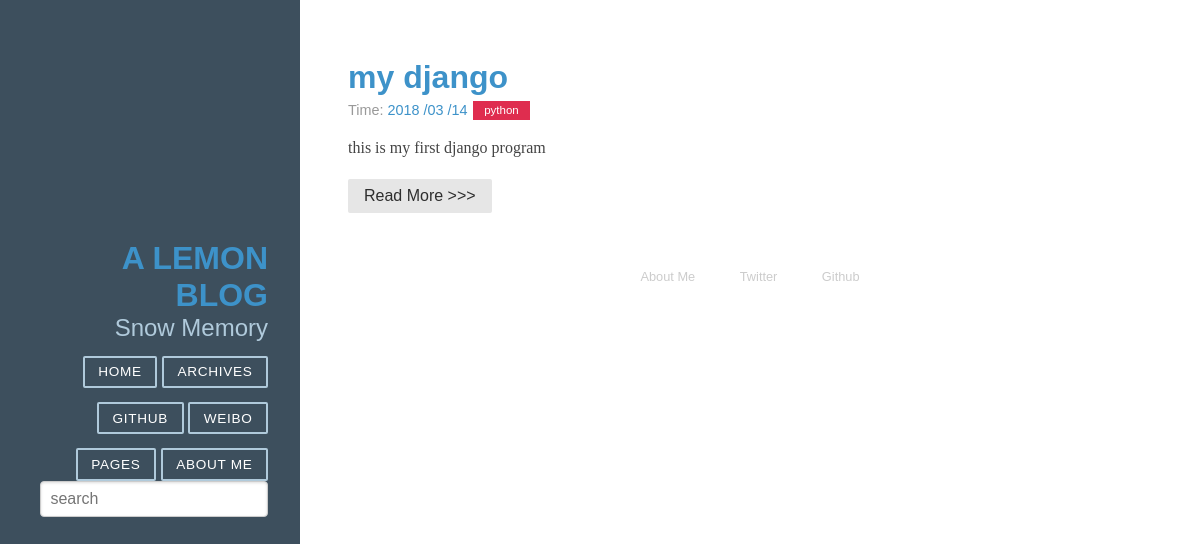
/, run on an earlier commit of the app's database.
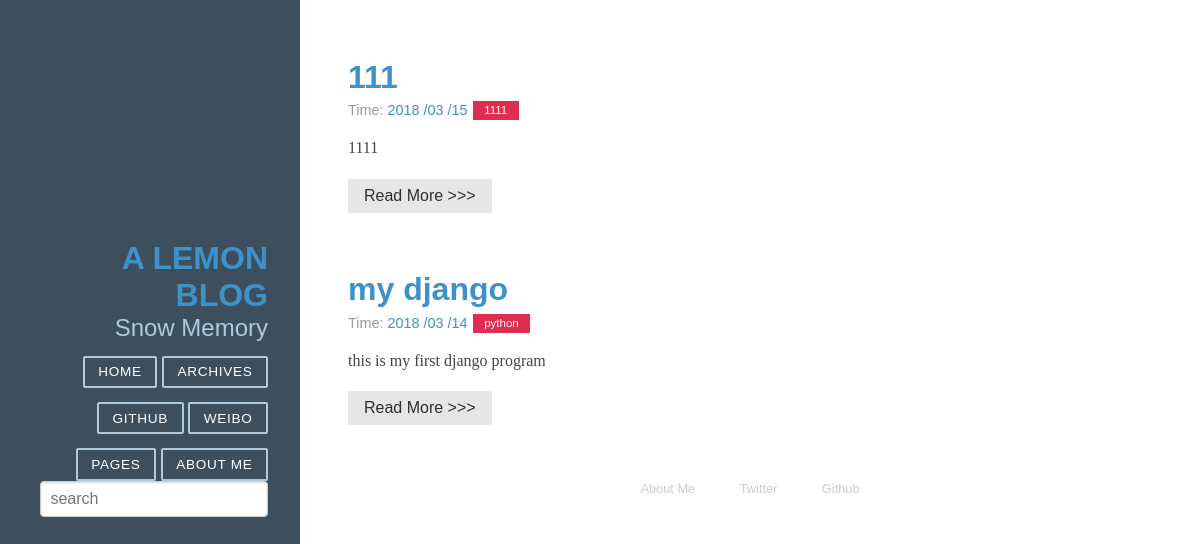
And on a later commit of the database.
### article/models.py (models this page shows, shortened)
class Article(models.Model):
    title = models.CharField(max_length = 100)
    category = models.CharField(max_length = 50, blank = True)
    date_time = models.DateTimeField(auto_now_add = True)
    content = models.TextField(blank = True, null = True)
    class Meta:#按时间下降排序
        ordering = ['-date_time']

### article/views.py (the view)
# urls.py: 2. Add a URL to urlpatterns:  url(r'^$', views.home, name='home')
def home(request):
    posts = Article.objects.all()
    paginator = Paginator(posts, 2)
    page = request.GET.get('page')
    try:
        post_list = paginator.page(page)
    except PageNotAnInteger:
        post_list = paginator.page(1)
    except EmptyPage:
        post_list = paginator.paginator(paginator.num_pages)
    return render(request, 'home.html', {'post_list': post_list})

### article/templatetags/custom_markdown.py (called while the page is built)
@register.filter(is_safe=True)
@stringfilter
def custom_markdown(value):
	return mark_safe(markdown.markdown(value,
		extensions = ['markdown.extensions.fenced_code', 'markdown.extensions.codehilite'],
		safe_mode=True,
		enable_attributes=False))

### templates/home.html (shortened to what this page needs)
{% extends "base.html" %}
{% load custom_markdown %}
{% block content %}
<div class="posts">
  {% for post in post_list %}
    <section class="post">
      <header class="post-header">
        <h2 class="post-title">
          <a href="{% url 'detail' id=post.id %}">{{post.title}}
          </a>
        </h2>
          <p class="post-meta">
            Time: <a class="post-author" href="#">{{post.date_time | date:"Y /m /d"}}</a>
            <a class="post-category post-category-js" href="#">{{post.category}}</a>
          </p>
      </header>
        <div class="post-description">
          <p>
            {{post.content | custom_markdown | truncatewords_html:20}}
          </p>
        </div>
        <a class="pure-button" href="{% url 'detail' id=post.id %}">Read More >>> </a>
    </section>
  {% endfor %}
</div>
{% endblock %}

### templates/base.html (shortened to what this page needs)
<!DOCTYPE html>
<html lang="en">
  <head>
    <link rel="stylesheet" href="/static/css/pure-min.css" type="text/css">
    <link rel="stylesheet" href="/static/css/grids-responsive-min.css" type="text/css">
    <link rel="stylesheet" type="text/css" href="/static/css/pygments.css">
    <link rel="stylesheet" href="/static/css/blog.css" type="text/css">
  </head>
  <body>
    <div id="layout" class="pure-g">
      <div class="sidebar pure-u-1 pure-u-md-1-4">
        <div class="header">
          <h1 class="brand-title">
            <a href="{% url 'home' %}">A lemon Blog</a>
          </h1>
          <h2 class="brand-tagline">Snow Memory</h2>
          <nav class="nav">
            <ul class="nav-list">
              <li class="nav-item">
                <a class="button-success pure-button" href="/">Home</a>
              </li>
              <li class="nav-item">
                <a class="button-success pure-button" href="{% url 'archives' %}">Archives</a>
              </li>
              <li class="nav-item">
                <a class="pure-button" href="https://github.com/alemon258">Github</a>
              </li>
              <li class="nav-item">
                <a class="pure-button" href="http://weibo.com/alemon258">Weibo</a>
              </li>
              <li class="nav-item">
                <a class="button-success pure-button" href="/">pages</a>
              </li>
              <li class="nav-item">
                <a class="button-success pure-button" href="#">About Me</a>
              </li>
              <li>
                <form class="pure-form" action="/search/" method="get">
                  <input class="pure-input-3-3" type="text" name="s" placeholder="search">
                </form>
              </li>
            </ul>
          </nav>
        </div>
      </div>
      <div class="content pure-u-1 pure-u-md-3-4">
        <div>
          {% block content %}
          {% endblock %}
          <div class="footer">
            <div class="pure-menu pure-menu-horizontal pure-menu-open">
              <ul>
                <li><a href="#">About Me</a></li>
                <li><a href="http://twitter.com/alemon258/">Twitter</a></li>
                <li><a href="http://github.com/alemon258">Github</a></li>
              </ul>
            </div>
           </div>
        </div>
      </div>
    </div>
  </body>
  </html>

### static/css/pure-min.css (style rules this page uses)
article,aside,details,figcaption,figure,footer,header,hgroup,main,nav,section,summary { display:block }
html { font-size:100%;-ms-text-size-adjust:100%;-webkit-text-size-adjust:100% }
html,button,input,select,textarea { font-family:sans-serif }
body { margin:0 }
h1 { font-size:2em;margin:.67em 0 }
h2 { font-size:1.5em;margin:.83em 0 }
p,pre { margin:1em 0 }
dl,menu,ol,ul { margin:1em 0 }
menu,ol,ul { padding:0 0 0 40px }
nav ul,nav ol { list-style:none;list-style-image:none }
form { margin:0 }
button,input,select,textarea { font-size:100%;margin:0;vertical-align:baseline;*vertical-align:middle }
button,input { line-height:normal }
.pure-g { letter-spacing:-.31em;*letter-spacing:normal;*word-spacing:-.43em;text-rendering:optimizespeed;font-family:FreeSans,Arimo,"Droid Sans",Helvetica,Arial,sans-serif;display:-webkit-flex;-webkit-flex-flow:row wrap;display:-ms-flexbox;-ms-flex-flow:row wrap }
.pure-g [class *="pure-u"] { font-family:sans-serif }
.pure-u-1,.pure-u-1-1,.pure-u-1-2,.pure-u-1-3,.pure-u-2-3,.pure-u-1-4,.pure-u-3-4,.pure-u-1-5,.pure-u-2-5,.pure-u-3-5,.pure-u-4-5,.pure-u-5-5,.pure-u-1-6,.pure-u-5-6,.pure-u-1-8,.pure-u-3-8,.pure-u-5-8,.pure-u-7-8,.pure-u-1-12,.pure-u-5-12,.pure-u-7-12,.pure-u-11-12,.pure-u-1-24,.pure-u-2-24,.pure-u-3-24,.pure-u-4-24,.pure-u-5-24,.pure-u-6-24,.pure-u-7-24,.pure-u-8-24,.pure-u-9-24,.pure-u-10-24,.pure-u-11-24,.pure-u-12-24,.pure-u-13-24,.pure-u-14-24,.pure-u-15-24,.pure-u-16-24,.pure-u-17-24,.pure-u-18-24,.pure-u-19-24,.pure-u-20-24,.pure-u-21-24,.pure-u-22-24,.pure-u-23-24,.pure-u-24-24 { display:inline-block;*display:inline;zoom:1;letter-spacing:normal;word-spacing:normal;vertical-align:top;text-rendering:auto }
.pure-u-1,.pure-u-1-1,.pure-u-5-5,.pure-u-24-24 { width:100% }
.pure-button { display:inline-block;*display:inline;zoom:1;line-height:normal;white-space:nowrap;vertical-align:baseline;text-align:center;cursor:pointer;-webkit-user-drag:none;-webkit-user-select:none;-moz-user-select:none;-ms-user-select:none;user-select:none }
.pure-button { font-family:inherit;font-size:100%;*font-size:90%;*overflow:visible;padding:.5em 1em;color:#444;color:rgba(0,0,0,.8);*color:#444;border:1px solid #999;border:0 rgba(0,0,0,0);background-color:#E6E6E6;text-decoration:none;border-radius:2px }
.pure-form input[type=text],.pure-form input[type=password],.pure-form input[type=email],.pure-form input[type=url],.pure-form input[type=date],.pure-form input[type=month],.pure-form input[type=time],.pure-form input[type=datetime],.pure-form input[type=datetime-local],.pure-form input[type=week],.pure-form input[type=number],.pure-form input[type=search],.pure-form input[type=tel],.pure-form input[type=color],.pure-form select,.pure-form textarea { padding:.5em .6em;display:inline-block;border:1px solid #ccc;box-shadow:inset 0 1px 3px #ddd;border-radius:4px;-webkit-box-sizing:border-box;-moz-box-sizing:border-box;box-sizing:border-box }
.pure-menu ul { position:absolute;visibility:hidden }
.pure-menu.pure-menu-open { visibility:visible;z-index:2;width:100% }
.pure-menu ul { left:-10000px;list-style:none;margin:0;padding:0;top:-10000px;z-index:1 }
.pure-menu>ul { position:relative }
.pure-menu-open>ul { left:0;top:0;visibility:visible }
.pure-menu li { position:relative }
.pure-menu a,.pure-menu .pure-menu-heading { display:block;color:inherit;line-height:1.5em;padding:5px 20px;text-decoration:none;white-space:nowrap }
.pure-menu.pure-menu-horizontal>ul { display:inline-block;*display:inline;zoom:1;vertical-align:middle }
.pure-menu li a { padding:5px 20px }
.pure-menu-horizontal li { display:inline-block;*display:inline;zoom:1;vertical-align:middle }
.pure-menu.pure-menu-open,.pure-menu.pure-menu-horizontal li .pure-menu-children { background:#fff;border:1px solid #b7b7b7 }
.pure-menu.pure-menu-horizontal,.pure-menu.pure-menu-horizontal .pure-menu-heading { border:0 }
.pure-menu a { border:1px solid transparent;border-left:0;border-right:0 }
.pure-menu a,.pure-menu .pure-menu-can-have-children>li:after { color:#777 }

What changed in the data, as far as the page shows it:
added Article: title "111", date_time "2018 /03 /15", category "1111", content|custom_markdown "1111"
